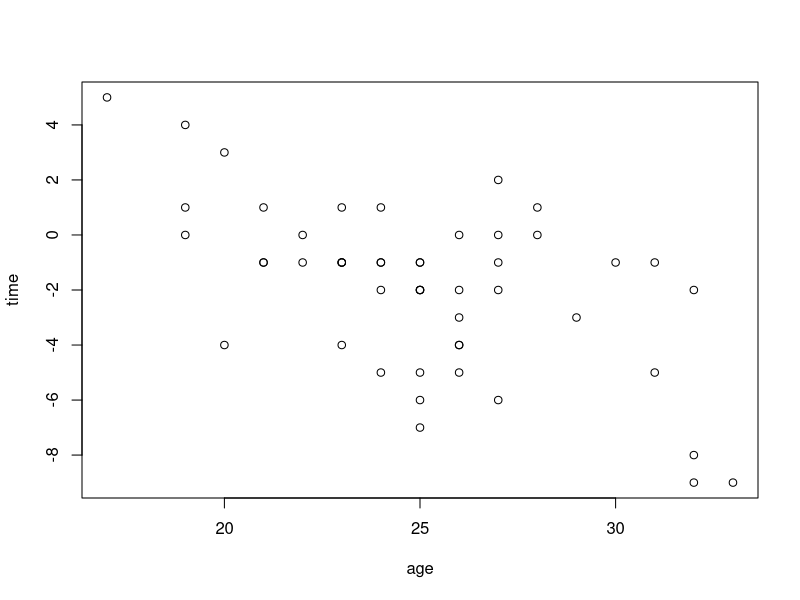
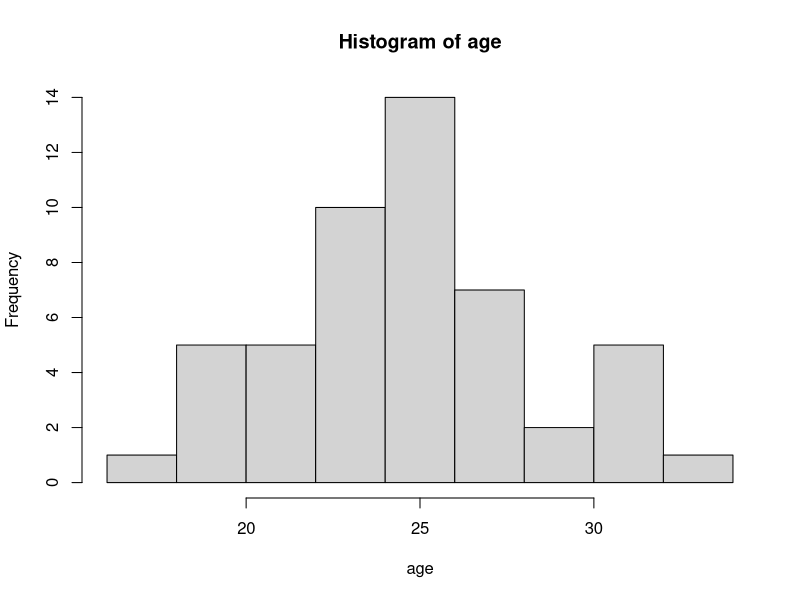

Write the R code that produced these figures, in order.
## ---- chunk 1
knitr::opts_chunk$set(echo = TRUE)
## ---- chunk 2
my_data = 
  read.table(
    "arrival.csv",
    header = T,
    sep = ",")
head(my_data)
## ---- chunk 3
with(my_data,
     plot(age, time))
## ---- chunk 4
age = my_data$age
hist(age)
## ---- chunk 5
# Likelihood for the first data point

## ---- chunk 6
# Likelihoods for all individual data points

## ---- chunk 7
# Joint likelihoods for all individual data points

## ---- chunk 8
# Prior probability for mu = 22

# Prior probability for sd = 3

## ---- chunk 9
# Point prior probability for mu = 22 and sd = 3

## ---- chunk 10
# Joint probability of data and parameters for  mu = 22 and sd = 3 
# given the prior distributions for mu and sd

## ---- chunk 11
params = 
  expand.grid(
    mu = seq(20,30,1),
    sd = seq(2.5,4.5, .25)
  )
params = data.frame(params)
params$LP = NA

# your code after this line






## ---- chunk 12
# Calculate evidence

## ---- chunk 13
# Calculate posterior probabilities

## ---- chunk 14
# Plot posterior probabilities

